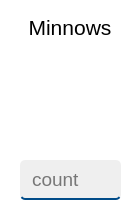
      <widget class="QFrame" name="frame_12">
       <property name="sizePolicy">
        <sizepolicy hsizetype="Fixed" vsizetype="Fixed">
         <horstretch>0</horstretch>
         <verstretch>0</verstretch>
        </sizepolicy>
       </property>
       <property name="minimumSize">
        <size>
         <width>140</width>
         <height>220</height>
        </size>
       </property>
       <property name="styleSheet">
        <string notr="true">background-color: white;
border-radius: 5px;</string>
       </property>
       <property name="frameShape">
        <enum>QFrame::StyledPanel</enum>
       </property>
       <property name="frameShadow">
        <enum>QFrame::Raised</enum>
       </property>
       <widget class="QLineEdit" name="minnows">
        <property name="geometry">
         <rect>
          <x>20</x>
          <y>160</y>
          <width>101</width>
          <height>40</height>
         </rect>
        </property>
        <property name="font">
         <font>
          <family>Yu Gothic UI</family>
          <pointsize>14</pointsize>
         </font>
        </property>
        <property name="styleSheet">
         <string notr="true">background-color: #EFEFEF;
border-style: solid;
border-width: 0 0 2px 0;
border-color: #004b88;
border-radius: 5px;
padding-left: 10px;</string>
        </property>
        <property name="placeholderText">
         <string>count</string>
        </property>
       </widget>
       <widget class="QLabel" name="label_13">
        <property name="geometry">
         <rect>
          <x>20</x>
          <y>10</y>
          <width>100</width>
          <height>30</height>
         </rect>
        </property>
        <property name="font">
         <font>
          <family>Yu Gothic UI</family>
          <pointsize>16</pointsize>
         </font>
        </property>
        <property name="text">
         <string>Minnows</string>
        </property>
        <property name="alignment">
         <set>Qt::AlignBottom|Qt::AlignHCenter</set>
        </property>
       </widget>
       <widget class="QLabel" name="label_28">
        <property name="geometry">
         <rect>
          <x>20</x>
          <y>50</y>
          <width>100</width>
          <height>100</height>
         </rect>
        </property>
        <property name="sizePolicy">
         <sizepolicy hsizetype="Fixed" vsizetype="Fixed">
          <horstretch>0</horstretch>
          <verstretch>0</verstretch>
         </sizepolicy>
        </property>
        <property name="minimumSize">
         <size>
          <width>100</width>
          <height>100</height>
         </size>
        </property>
        <property name="styleSheet">
         <string notr="true">QLabel {
    border-radius: 5px;
    border-image: url(:/img/img/minnows.png);
}</string>
        </property>
        <property name="text">
         <string/>
        </property>
        <property name="scaledContents">
         <bool>true</bool>
        </property>
       </widget>
      </widget>
